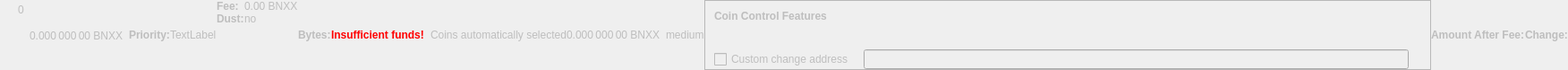
    <widget class="QWidget" name="dummyHideWidget" native="true">
     <property name="enabled">
      <bool>false</bool>
     </property>
     <property name="maximumSize">
      <size>
       <width>100</width>
       <height>22</height>
      </size>
     </property>
     <layout class="QHBoxLayout" name="dummyHideLayout">
      <property name="spacing">
       <number>0</number>
      </property>
      <property name="leftMargin">
       <number>0</number>
      </property>
      <property name="topMargin">
       <number>0</number>
      </property>
      <property name="rightMargin">
       <number>0</number>
      </property>
      <property name="bottomMargin">
       <number>0</number>
      </property>
      <item>
       <layout class="QFormLayout" name="formLayoutCoinControl1">
        <property name="horizontalSpacing">
         <number>10</number>
        </property>
        <property name="verticalSpacing">
         <number>14</number>
        </property>
        <property name="leftMargin">
         <number>10</number>
        </property>
        <property name="topMargin">
         <number>4</number>
        </property>
        <property name="rightMargin">
         <number>6</number>
        </property>
        <item row="0" column="1">
         <widget class="QLabel" name="labelCoinControlBytes">
          <property name="cursor">
           <cursorShape>IBeamCursor</cursorShape>
          </property>
          <property name="contextMenuPolicy">
           <enum>Qt::ActionsContextMenu</enum>
          </property>
          <property name="text">
           <string notr="true">0</string>
          </property>
          <property name="textInteractionFlags">
           <set>Qt::LinksAccessibleByMouse|Qt::TextSelectableByKeyboard|Qt::TextSelectableByMouse</set>
          </property>
         </widget>
        </item>
       </layout>
      </item>
      <item>
       <widget class="QLabel" name="labelCoinControlAfterFee">
        <property name="enabled">
         <bool>false</bool>
        </property>
        <property name="sizePolicy">
         <sizepolicy hsizetype="Fixed" vsizetype="Fixed">
          <horstretch>0</horstretch>
          <verstretch>0</verstretch>
         </sizepolicy>
        </property>
        <property name="minimumSize">
         <size>
          <width>111</width>
          <height>12</height>
         </size>
        </property>
        <property name="maximumSize">
         <size>
          <width>111</width>
          <height>12</height>
         </size>
        </property>
        <property name="cursor">
         <cursorShape>IBeamCursor</cursorShape>
        </property>
        <property name="contextMenuPolicy">
         <enum>Qt::ActionsContextMenu</enum>
        </property>
        <property name="text">
         <string notr="true">0.000 000 00 BNXX</string>
        </property>
        <property name="textInteractionFlags">
         <set>Qt::LinksAccessibleByMouse|Qt::TextSelectableByKeyboard|Qt::TextSelectableByMouse</set>
        </property>
       </widget>
      </item>
      <item>
       <widget class="QLabel" name="labelCoinControlPriorityText">
        <property name="enabled">
         <bool>false</bool>
        </property>
        <property name="font">
         <font>
          <weight>75</weight>
          <bold>true</bold>
         </font>
        </property>
        <property name="text">
         <string>Priority:</string>
        </property>
       </widget>
      </item>
      <item>
       <layout class="QHBoxLayout" name="horizontalLayout">
        <item>
         <widget class="QLabel" name="WarningLabel">
          <property name="text">
           <string>TextLabel</string>
          </property>
         </widget>
        </item>
       </layout>
      </item>
      <item>
       <layout class="QFormLayout" name="formLayoutCoinControl3">
        <property name="horizontalSpacing">
         <number>0</number>
        </property>
        <property name="verticalSpacing">
         <number>0</number>
        </property>
        <property name="leftMargin">
         <number>0</number>
        </property>
        <property name="topMargin">
         <number>0</number>
        </property>
        <property name="rightMargin">
         <number>0</number>
        </property>
        <item row="0" column="0">
         <widget class="QLabel" name="labelCoinControlFeeText">
          <property name="enabled">
           <bool>false</bool>
          </property>
          <property name="font">
           <font>
            <weight>75</weight>
            <bold>true</bold>
           </font>
          </property>
          <property name="text">
           <string>Fee:</string>
          </property>
          <property name="margin">
           <number>0</number>
          </property>
         </widget>
        </item>
        <item row="0" column="1">
         <widget class="QLabel" name="labelCoinControlFee">
          <property name="enabled">
           <bool>false</bool>
          </property>
          <property name="cursor">
           <cursorShape>IBeamCursor</cursorShape>
          </property>
          <property name="contextMenuPolicy">
           <enum>Qt::ActionsContextMenu</enum>
          </property>
          <property name="text">
           <string notr="true">0.00 BNXX</string>
          </property>
          <property name="textInteractionFlags">
           <set>Qt::LinksAccessibleByMouse|Qt::TextSelectableByKeyboard|Qt::TextSelectableByMouse</set>
          </property>
         </widget>
        </item>
        <item row="1" column="0">
         <widget class="QLabel" name="labelCoinControlLowOutputText">
          <property name="enabled">
           <bool>false</bool>
          </property>
          <property name="font">
           <font>
            <weight>75</weight>
            <bold>true</bold>
           </font>
          </property>
          <property name="text">
           <string>Dust:</string>
          </property>
         </widget>
        </item>
        <item row="1" column="1">
         <widget class="QLabel" name="labelCoinControlLowOutput">
          <property name="enabled">
           <bool>false</bool>
          </property>
          <property name="cursor">
           <cursorShape>IBeamCursor</cursorShape>
          </property>
          <property name="contextMenuPolicy">
           <enum>Qt::ActionsContextMenu</enum>
          </property>
          <property name="text">
           <string>no</string>
          </property>
          <property name="textInteractionFlags">
           <set>Qt::LinksAccessibleByMouse|Qt::TextSelectableByKeyboard|Qt::TextSelectableByMouse</set>
          </property>
         </widget>
        </item>
       </layout>
      </item>
      <item>
       <widget class="QLabel" name="labelCoinControlBytesText">
        <property name="enabled">
         <bool>false</bool>
        </property>
        <property name="font">
         <font>
          <weight>75</weight>
          <bold>true</bold>
         </font>
        </property>
        <property name="text">
         <string>Bytes:</string>
        </property>
       </widget>
      </item>
      <item>
       <layout class="QFormLayout" name="formLayoutCoinControl2">
        <property name="horizontalSpacing">
         <number>0</number>
        </property>
        <property name="verticalSpacing">
         <number>0</number>
        </property>
        <property name="leftMargin">
         <number>0</number>
        </property>
        <property name="topMargin">
         <number>0</number>
        </property>
        <property name="rightMargin">
         <number>0</number>
        </property>
       </layout>
      </item>
      <item>
       <layout class="QHBoxLayout" name="horizontalLayoutCoinControl2">
        <property name="spacing">
         <number>0</number>
        </property>
        <property name="bottomMargin">
         <number>0</number>
        </property>
       </layout>
      </item>
      <item>
       <widget class="QLabel" name="labelCoinControlInsuffFunds">
        <property name="enabled">
         <bool>false</bool>
        </property>
        <property name="minimumSize">
         <size>
          <width>0</width>
          <height>0</height>
         </size>
        </property>
        <property name="font">
         <font>
          <weight>75</weight>
          <bold>true</bold>
         </font>
        </property>
        <property name="styleSheet">
         <string notr="true">color:red;font-weight:bold;</string>
        </property>
        <property name="text">
         <string>Insufficient funds!</string>
        </property>
        <property name="margin">
         <number>5</number>
        </property>
       </widget>
      </item>
      <item>
       <layout class="QFormLayout" name="formLayoutCoinControl4">
        <property name="horizontalSpacing">
         <number>0</number>
        </property>
        <property name="verticalSpacing">
         <number>0</number>
        </property>
        <property name="leftMargin">
         <number>0</number>
        </property>
        <property name="topMargin">
         <number>0</number>
        </property>
        <property name="rightMargin">
         <number>0</number>
        </property>
       </layout>
      </item>
      <item>
       <widget class="QLabel" name="labelCoinControlChangeLabel">
        <property name="enabled">
         <bool>false</bool>
        </property>
        <property name="sizePolicy">
         <sizepolicy hsizetype="Preferred" vsizetype="Expanding">
          <horstretch>0</horstretch>
          <verstretch>0</verstretch>
         </sizepolicy>
        </property>
        <property name="minimumSize">
         <size>
          <width>0</width>
          <height>0</height>
         </size>
        </property>
        <property name="text">
         <string/>
        </property>
        <property name="margin">
         <number>3</number>
        </property>
       </widget>
      </item>
      <item>
       <widget class="QLabel" name="labelCoinControlAutomaticallySelected">
        <property name="enabled">
         <bool>false</bool>
        </property>
        <property name="sizePolicy">
         <sizepolicy hsizetype="Fixed" vsizetype="Fixed">
          <horstretch>0</horstretch>
          <verstretch>0</verstretch>
         </sizepolicy>
        </property>
        <property name="minimumSize">
         <size>
          <width>0</width>
          <height>0</height>
         </size>
        </property>
        <property name="maximumSize">
         <size>
          <width>240</width>
          <height>16777215</height>
         </size>
        </property>
        <property name="text">
         <string>Coins automatically selected</string>
        </property>
        <property name="margin">
         <number>5</number>
        </property>
       </widget>
      </item>
      <item>
       <widget class="QLabel" name="labelCoinControlChange">
        <property name="enabled">
         <bool>false</bool>
        </property>
        <property name="sizePolicy">
         <sizepolicy hsizetype="Fixed" vsizetype="Fixed">
          <horstretch>0</horstretch>
          <verstretch>0</verstretch>
         </sizepolicy>
        </property>
        <property name="minimumSize">
         <size>
          <width>111</width>
          <height>0</height>
         </size>
        </property>
        <property name="maximumSize">
         <size>
          <width>111</width>
          <height>16777215</height>
         </size>
        </property>
        <property name="cursor">
         <cursorShape>IBeamCursor</cursorShape>
        </property>
        <property name="contextMenuPolicy">
         <enum>Qt::ActionsContextMenu</enum>
        </property>
        <property name="text">
         <string notr="true">0.000 000 00 BNXX</string>
        </property>
        <property name="textInteractionFlags">
         <set>Qt::LinksAccessibleByMouse|Qt::TextSelectableByKeyboard|Qt::TextSelectableByMouse</set>
        </property>
       </widget>
      </item>
      <item>
       <widget class="QLabel" name="labelCoinControlPriority">
        <property name="enabled">
         <bool>false</bool>
        </property>
        <property name="cursor">
         <cursorShape>IBeamCursor</cursorShape>
        </property>
        <property name="contextMenuPolicy">
         <enum>Qt::ActionsContextMenu</enum>
        </property>
        <property name="text">
         <string>medium</string>
        </property>
        <property name="textInteractionFlags">
         <set>Qt::LinksAccessibleByMouse|Qt::TextSelectableByKeyboard|Qt::TextSelectableByMouse</set>
        </property>
       </widget>
      </item>
      <item>
       <widget class="QFrame" name="frameCoinControl">
        <property name="sizePolicy">
         <sizepolicy hsizetype="Expanding" vsizetype="Expanding">
          <horstretch>0</horstretch>
          <verstretch>0</verstretch>
         </sizepolicy>
        </property>
        <property name="maximumSize">
         <size>
          <width>16777215</width>
          <height>16777215</height>
         </size>
        </property>
        <property name="frameShape">
         <enum>QFrame::StyledPanel</enum>
        </property>
        <property name="frameShadow">
         <enum>QFrame::Sunken</enum>
        </property>
        <layout class="QVBoxLayout" name="verticalLayoutCoinControl2_2">
         <property name="spacing">
          <number>0</number>
         </property>
         <property name="leftMargin">
          <number>0</number>
         </property>
         <property name="topMargin">
          <number>0</number>
         </property>
         <property name="rightMargin">
          <number>0</number>
         </property>
         <property name="bottomMargin">
          <number>0</number>
         </property>
         <item>
          <layout class="QVBoxLayout" name="verticalLayoutCoinControl" stretch="0,0,0,1">
           <property name="spacing">
            <number>0</number>
           </property>
           <property name="leftMargin">
            <number>10</number>
           </property>
           <property name="topMargin">
            <number>10</number>
           </property>
           <item>
            <layout class="QHBoxLayout" name="horizontalLayoutCoinControl1">
             <property name="bottomMargin">
              <number>15</number>
             </property>
             <item>
              <widget class="QLabel" name="labelCoinControlFeatures">
               <property name="enabled">
                <bool>false</bool>
               </property>
               <property name="sizePolicy">
                <sizepolicy hsizetype="Preferred" vsizetype="Maximum">
                 <horstretch>0</horstretch>
                 <verstretch>0</verstretch>
                </sizepolicy>
               </property>
               <property name="font">
                <font>
                 <weight>75</weight>
                 <bold>true</bold>
                </font>
               </property>
               <property name="styleSheet">
                <string notr="true">font-weight:bold;</string>
               </property>
               <property name="text">
                <string>Coin Control Features</string>
               </property>
              </widget>
             </item>
            </layout>
           </item>
           <item>
            <widget class="QWidget" name="widgetCoinControl" native="true">
             <property name="sizePolicy">
              <sizepolicy hsizetype="Preferred" vsizetype="Preferred">
               <horstretch>0</horstretch>
               <verstretch>0</verstretch>
              </sizepolicy>
             </property>
             <property name="minimumSize">
              <size>
               <width>0</width>
               <height>0</height>
              </size>
             </property>
             <property name="styleSheet">
              <string notr="true"/>
             </property>
             <layout class="QHBoxLayout" name="horizontalLayoutCoinControl5_2">
              <property name="leftMargin">
               <number>0</number>
              </property>
              <property name="topMargin">
               <number>0</number>
              </property>
              <property name="rightMargin">
               <number>0</number>
              </property>
              <property name="bottomMargin">
               <number>0</number>
              </property>
              <item>
               <layout class="QHBoxLayout" name="horizontalLayoutCoinControl3">
                <property name="spacing">
                 <number>20</number>
                </property>
                <property name="topMargin">
                 <number>0</number>
                </property>
                <property name="bottomMargin">
                 <number>10</number>
                </property>
               </layout>
              </item>
             </layout>
            </widget>
           </item>
           <item>
            <layout class="QHBoxLayout" name="horizontalLayoutCoinControl4" stretch="0,0,0">
             <property name="spacing">
              <number>12</number>
             </property>
             <property name="sizeConstraint">
              <enum>QLayout::SetDefaultConstraint</enum>
             </property>
             <property name="topMargin">
              <number>5</number>
             </property>
             <property name="rightMargin">
              <number>5</number>
             </property>
             <item>
              <widget class="QCheckBox" name="checkBoxCoinControlChange">
               <property name="enabled">
                <bool>false</bool>
               </property>
               <property name="toolTip">
                <string>If this is activated, but the change address is empty or invalid, change will be sent to a newly generated address.</string>
               </property>
               <property name="text">
                <string>Custom change address</string>
               </property>
              </widget>
             </item>
             <item>
              <widget class="QValidatedLineEdit" name="lineEditCoinControlChange">
               <property name="enabled">
                <bool>false</bool>
               </property>
               <property name="sizePolicy">
                <sizepolicy hsizetype="Expanding" vsizetype="Fixed">
                 <horstretch>0</horstretch>
                 <verstretch>0</verstretch>
                </sizepolicy>
               </property>
              </widget>
             </item>
             <item>
              <widget class="QLabel" name="labelCoinControlChangeLabel_2">
               <property name="sizePolicy">
                <sizepolicy hsizetype="Preferred" vsizetype="Expanding">
                 <horstretch>0</horstretch>
                 <verstretch>0</verstretch>
                </sizepolicy>
               </property>
               <property name="minimumSize">
                <size>
                 <width>0</width>
                 <height>0</height>
                </size>
               </property>
               <property name="text">
                <string/>
               </property>
               <property name="margin">
                <number>3</number>
               </property>
              </widget>
             </item>
            </layout>
           </item>
           <item>
            <spacer name="verticalSpacerCoinControl">
             <property name="orientation">
              <enum>Qt::Vertical</enum>
             </property>
             <property name="sizeHint" stdset="0">
              <size>
               <width>800</width>
               <height>1</height>
              </size>
             </property>
            </spacer>
           </item>
          </layout>
         </item>
        </layout>
       </widget>
      </item>
      <item>
       <widget class="QLabel" name="labelCoinControlAfterFeeText">
        <property name="enabled">
         <bool>false</bool>
        </property>
        <property name="minimumSize">
         <size>
          <width>0</width>
          <height>0</height>
         </size>
        </property>
        <property name="maximumSize">
         <size>
          <width>16777215</width>
          <height>16777215</height>
         </size>
        </property>
        <property name="font">
         <font>
          <weight>75</weight>
          <bold>true</bold>
         </font>
        </property>
        <property name="text">
         <string>Amount After Fee:</string>
        </property>
        <property name="alignment">
         <set>Qt::AlignLeading|Qt::AlignLeft|Qt::AlignVCenter</set>
        </property>
        <property name="margin">
         <number>0</number>
        </property>
       </widget>
      </item>
      <item>
       <widget class="QLabel" name="labelCoinControlChangeText">
        <property name="enabled">
         <bool>false</bool>
        </property>
        <property name="sizePolicy">
         <sizepolicy hsizetype="Preferred" vsizetype="Preferred">
          <horstretch>0</horstretch>
          <verstretch>0</verstretch>
         </sizepolicy>
        </property>
        <property name="minimumSize">
         <size>
          <width>0</width>
          <height>0</height>
         </size>
        </property>
        <property name="maximumSize">
         <size>
          <width>16777215</width>
          <height>16777215</height>
         </size>
        </property>
        <property name="font">
         <font>
          <weight>75</weight>
          <bold>true</bold>
         </font>
        </property>
        <property name="text">
         <string>Change:</string>
        </property>
        <property name="alignment">
         <set>Qt::AlignLeading|Qt::AlignLeft|Qt::AlignVCenter</set>
        </property>
       </widget>
      </item>
     </layout>
    </widget>
